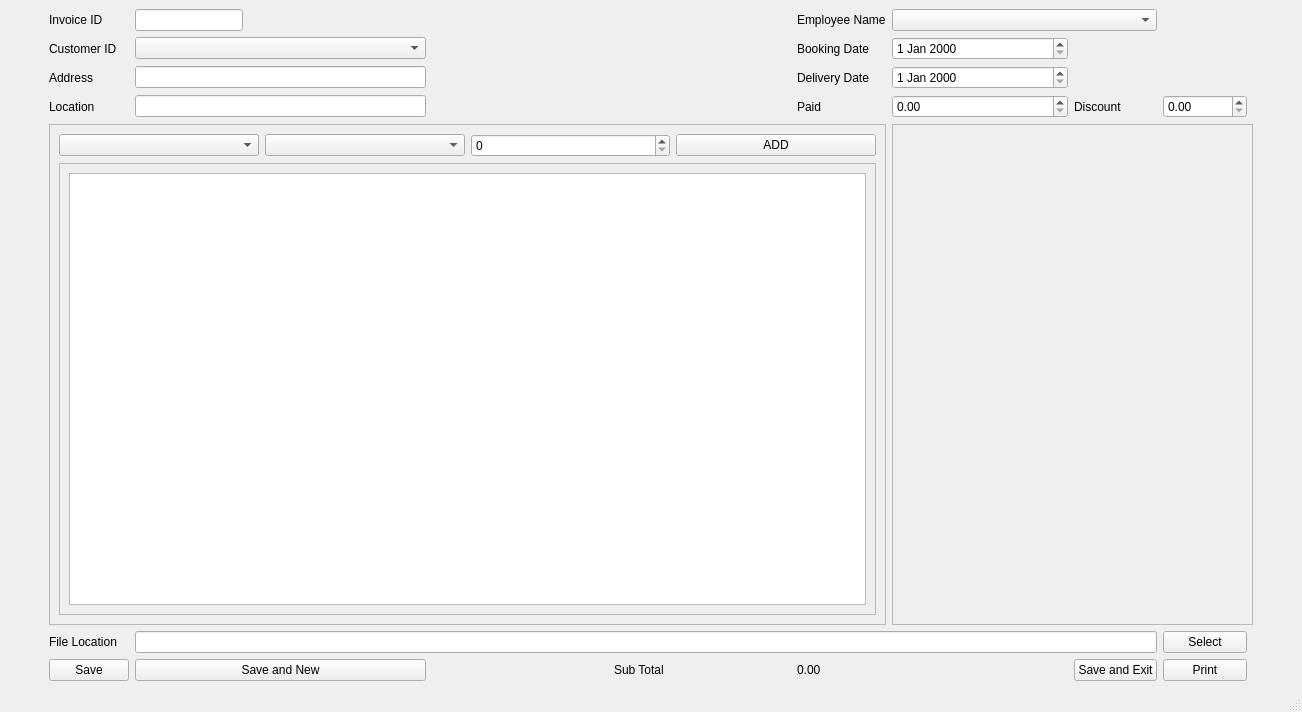
<?xml version="1.0" encoding="UTF-8"?>
<ui version="4.0">
 <class>MainWindow</class>
 <widget class="QMainWindow" name="MainWindow">
  <property name="geometry">
   <rect>
    <x>0</x>
    <y>0</y>
    <width>1302</width>
    <height>712</height>
   </rect>
  </property>
  <property name="windowTitle">
   <string>Sale Window</string>
  </property>
  <widget class="QWidget" name="centralwidget">
   <layout class="QGridLayout" name="gridLayout">
    <item row="0" column="12">
     <spacer name="horizontalSpacer_2">
      <property name="orientation">
       <enum>Qt::Horizontal</enum>
      </property>
      <property name="sizeType">
       <enum>QSizePolicy::Preferred</enum>
      </property>
      <property name="sizeHint" stdset="0">
       <size>
        <width>40</width>
        <height>20</height>
       </size>
      </property>
     </spacer>
    </item>
    <item row="2" column="7">
     <widget class="QLabel" name="label_7">
      <property name="text">
       <string>Delivery Date</string>
      </property>
     </widget>
    </item>
    <item row="6" column="7">
     <widget class="QLabel" name="sub_total">
      <property name="text">
       <string>0.00</string>
      </property>
     </widget>
    </item>
    <item row="2" column="1">
     <widget class="QLabel" name="label_3">
      <property name="text">
       <string>Address</string>
      </property>
     </widget>
    </item>
    <item row="0" column="7">
     <widget class="QLabel" name="label_5">
      <property name="text">
       <string>Employee Name</string>
      </property>
     </widget>
    </item>
    <item row="3" column="2" colspan="3">
     <widget class="QLineEdit" name="entry_location_line_edit"/>
    </item>
    <item row="6" column="6">
     <widget class="QLabel" name="label_8">
      <property name="text">
       <string>Sub Total</string>
      </property>
     </widget>
    </item>
    <item row="6" column="8">
     <spacer name="horizontalSpacer_5">
      <property name="orientation">
       <enum>Qt::Horizontal</enum>
      </property>
      <property name="sizeHint" stdset="0">
       <size>
        <width>40</width>
        <height>20</height>
       </size>
      </property>
     </spacer>
    </item>
    <item row="1" column="7">
     <widget class="QLabel" name="label_6">
      <property name="text">
       <string>Booking Date</string>
      </property>
     </widget>
    </item>
    <item row="0" column="2" colspan="2">
     <widget class="QLineEdit" name="entry_invoice_id_line_edit"/>
    </item>
    <item row="0" column="0">
     <spacer name="horizontalSpacer_3">
      <property name="orientation">
       <enum>Qt::Horizontal</enum>
      </property>
      <property name="sizeType">
       <enum>QSizePolicy::Preferred</enum>
      </property>
      <property name="sizeHint" stdset="0">
       <size>
        <width>40</width>
        <height>20</height>
       </size>
      </property>
     </spacer>
    </item>
    <item row="3" column="1">
     <widget class="QLabel" name="label_4">
      <property name="text">
       <string>Location</string>
      </property>
     </widget>
    </item>
    <item row="6" column="5">
     <spacer name="horizontalSpacer_6">
      <property name="orientation">
       <enum>Qt::Horizontal</enum>
      </property>
      <property name="sizeHint" stdset="0">
       <size>
        <width>40</width>
        <height>20</height>
       </size>
      </property>
     </spacer>
    </item>
    <item row="2" column="2" colspan="3">
     <widget class="QLineEdit" name="entry_address_line_edit"/>
    </item>
    <item row="0" column="1">
     <widget class="QLabel" name="label">
      <property name="text">
       <string>Invoice ID</string>
      </property>
     </widget>
    </item>
    <item row="6" column="10">
     <widget class="QPushButton" name="print_btn">
      <property name="text">
       <string>Print</string>
      </property>
     </widget>
    </item>
    <item row="2" column="6">
     <spacer name="horizontalSpacer_4">
      <property name="orientation">
       <enum>Qt::Horizontal</enum>
      </property>
      <property name="sizeHint" stdset="0">
       <size>
        <width>40</width>
        <height>20</height>
       </size>
      </property>
     </spacer>
    </item>
    <item row="6" column="2" colspan="3">
     <widget class="QPushButton" name="save_n_new_btn">
      <property name="text">
       <string>Save and New</string>
      </property>
     </widget>
    </item>
    <item row="6" column="1">
     <widget class="QPushButton" name="save_btn">
      <property name="text">
       <string>Save</string>
      </property>
     </widget>
    </item>
    <item row="1" column="1">
     <widget class="QLabel" name="label_2">
      <property name="text">
       <string>Customer ID</string>
      </property>
     </widget>
    </item>
    <item row="6" column="9">
     <widget class="QPushButton" name="save_n_exit_btn">
      <property name="text">
       <string>Save and Exit</string>
      </property>
     </widget>
    </item>
    <item row="1" column="2" colspan="3">
     <widget class="QComboBox" name="entry_customer_id_combo"/>
    </item>
    <item row="0" column="4">
     <spacer name="horizontalSpacer">
      <property name="orientation">
       <enum>Qt::Horizontal</enum>
      </property>
      <property name="sizeType">
       <enum>QSizePolicy::MinimumExpanding</enum>
      </property>
      <property name="sizeHint" stdset="0">
       <size>
        <width>40</width>
        <height>20</height>
       </size>
      </property>
     </spacer>
    </item>
    <item row="5" column="1">
     <widget class="QLabel" name="label_9">
      <property name="text">
       <string>File Location</string>
      </property>
     </widget>
    </item>
    <item row="5" column="10">
     <widget class="QPushButton" name="select_location_btn">
      <property name="text">
       <string>Select</string>
      </property>
     </widget>
    </item>
    <item row="5" column="2" colspan="8">
     <widget class="QLineEdit" name="file_location_line_edit"/>
    </item>
    <item row="4" column="1" colspan="7">
     <widget class="QFrame" name="frame">
      <property name="frameShape">
       <enum>QFrame::StyledPanel</enum>
      </property>
      <property name="frameShadow">
       <enum>QFrame::Raised</enum>
      </property>
      <layout class="QGridLayout" name="gridLayout_2">
       <item row="0" column="0">
        <widget class="QComboBox" name="entry_product_id_combo"/>
       </item>
       <item row="0" column="2">
        <widget class="QSpinBox" name="entry_quantity_spin">
         <property name="maximum">
          <number>100000</number>
         </property>
        </widget>
       </item>
       <item row="0" column="3">
        <widget class="QPushButton" name="entry_add_btn">
         <property name="text">
          <string>ADD</string>
         </property>
        </widget>
       </item>
       <item row="0" column="1">
        <widget class="QComboBox" name="entry_product_name_combo"/>
       </item>
       <item row="1" column="0" colspan="4">
        <widget class="QScrollArea" name="scrollArea">
         <property name="widgetResizable">
          <bool>true</bool>
         </property>
         <widget class="QWidget" name="scrollAreaWidgetContents_2">
          <property name="geometry">
           <rect>
            <x>0</x>
            <y>0</y>
            <width>777</width>
            <height>461</height>
           </rect>
          </property>
          <layout class="QGridLayout" name="gridLayout_3">
           <item row="0" column="0">
            <widget class="QTableWidget" name="entry_table">
             <property name="sizePolicy">
              <sizepolicy hsizetype="Expanding" vsizetype="Expanding">
               <horstretch>0</horstretch>
               <verstretch>0</verstretch>
              </sizepolicy>
             </property>
            </widget>
           </item>
          </layout>
         </widget>
        </widget>
       </item>
      </layout>
     </widget>
    </item>
    <item row="4" column="8" colspan="4">
     <widget class="QScrollArea" name="product_list">
      <property name="widgetResizable">
       <bool>true</bool>
      </property>
      <widget class="QWidget" name="scrollAreaWidgetContents">
       <property name="geometry">
        <rect>
         <x>0</x>
         <y>0</y>
         <width>385</width>
         <height>510</height>
        </rect>
       </property>
      </widget>
     </widget>
    </item>
    <item row="1" column="8">
     <widget class="QDateEdit" name="booking_date"/>
    </item>
    <item row="2" column="8">
     <widget class="QDateEdit" name="delivery_date"/>
    </item>
    <item row="0" column="8" colspan="2">
     <widget class="QComboBox" name="entry_employee_name_combo"/>
    </item>
    <item row="3" column="7">
     <widget class="QLabel" name="label_10">
      <property name="text">
       <string>Paid</string>
      </property>
     </widget>
    </item>
    <item row="3" column="9">
     <widget class="QLabel" name="label_11">
      <property name="text">
       <string>Discount</string>
      </property>
     </widget>
    </item>
    <item row="3" column="8">
     <widget class="QDoubleSpinBox" name="paidSpinBox">
      <property name="maximum">
       <double>999999999999999945575230987042816.000000000000000</double>
      </property>
     </widget>
    </item>
    <item row="3" column="10">
     <widget class="QDoubleSpinBox" name="discountSpinBox">
      <property name="maximum">
       <double>999999999999999921281879895665782741935503249059183851809998224123064148429897728.000000000000000</double>
      </property>
     </widget>
    </item>
   </layout>
  </widget>
  <widget class="QStatusBar" name="statusbar"/>
 </widget>
 <resources/>
 <connections/>
</ui>
